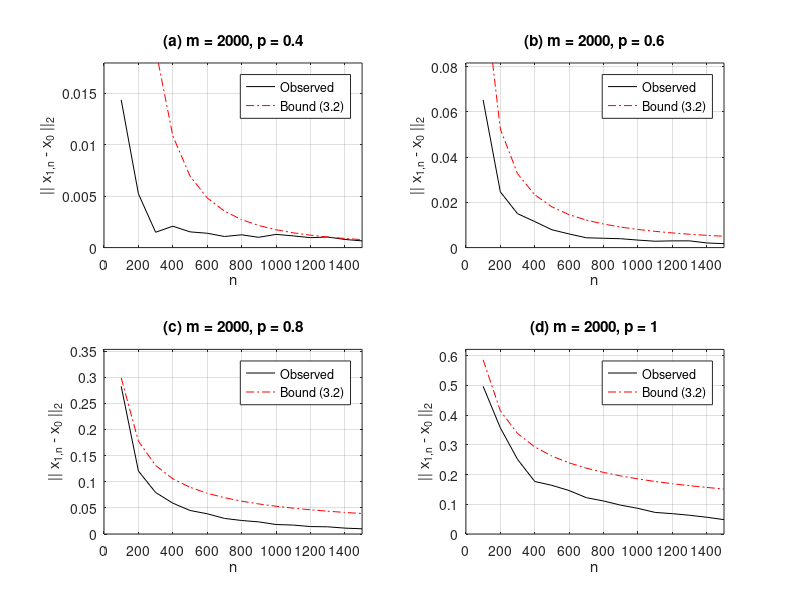

The MATLAB source for this figure:
% Figure 5: Plot of reconstruction error (empirical & theoretical) 
% when m,p are constant, n varies. 
% Uses data files: BoundData1.mat, CpVec.mat
% See also: GenBoundData1, GenTbl01

load BoundData1.mat;
load CpVec.mat;

E = zeros(size(Nfrac));
R = zeros(size(Nfrac));

figNames = ['(a) ';'(b) '; '(c) '; '(d) '];
figNum = 0;
for pp = [4, 8, 12, 16]
    for mm = 2:2
        N = floor(Nfrac .* M(mm));
        for nn = 1:length(Nfrac)
            [E(nn), jj] = max(errArray(pp,mm,nn,:));
            R(nn) = Pnorm(pp,mm,nn,jj);
        end 
        figNum = figNum+1;
        subplot(2,2,figNum); 
        plot(N,E,'-k'); grid on;
        xlabel(['n']);
        ylabel('|| x_{1,n} - x_{0} ||_{2}');
        title([figNames(figNum,:) 'm = ' num2str(M(mm)) ', p = ' num2str(P(pp))]);
        axis([0 max(N) 0 1.25.*max(E)]);
        bound = CpVec(pp) .* R .* (N ./ log2(M(mm))) .^ (0.5 - 1/P(pp));
        hold on;
        plot(N,bound,'-.r');
        legend('Observed', 'Bound (3.2)');
        hold off;
    end
end


%
% Copyright (c) 2006. Yaakov Tsaig
%  

%
% Part of SparseLab Version:100
% Created Tuesday March 28, 2006
% This is Copyrighted Material
% For Copying permissions see COPYING.m
% Comments? e-mail sparselab@stanford.edu
%
